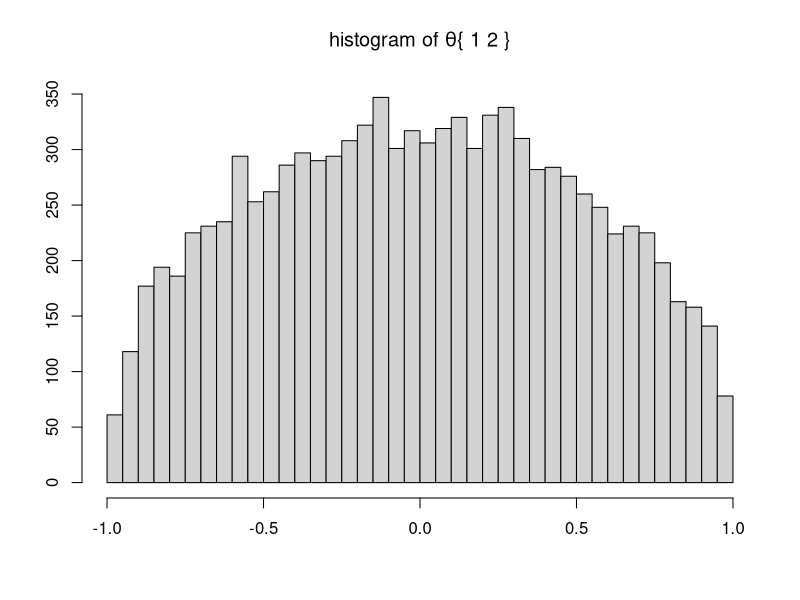
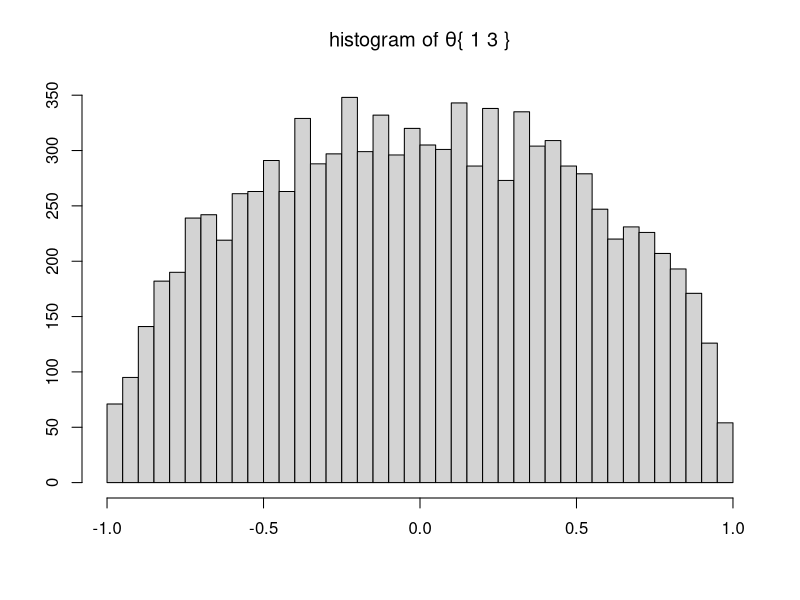
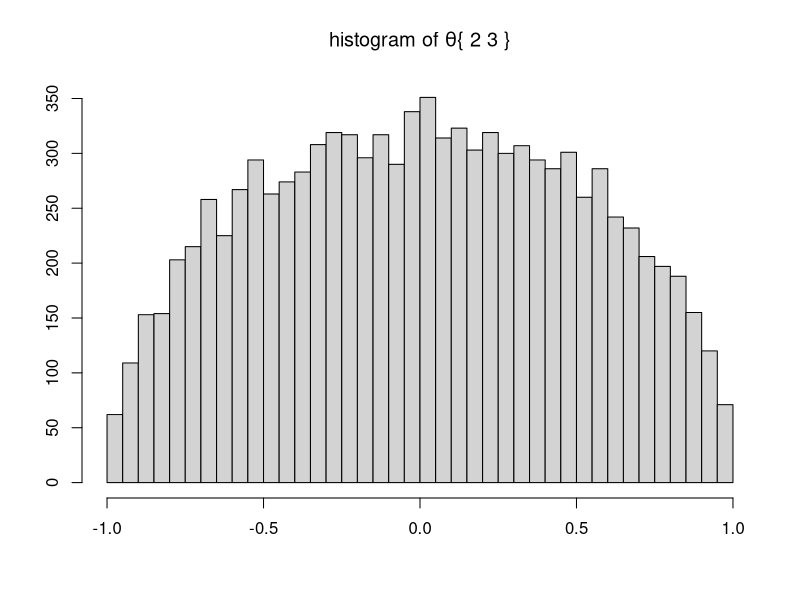
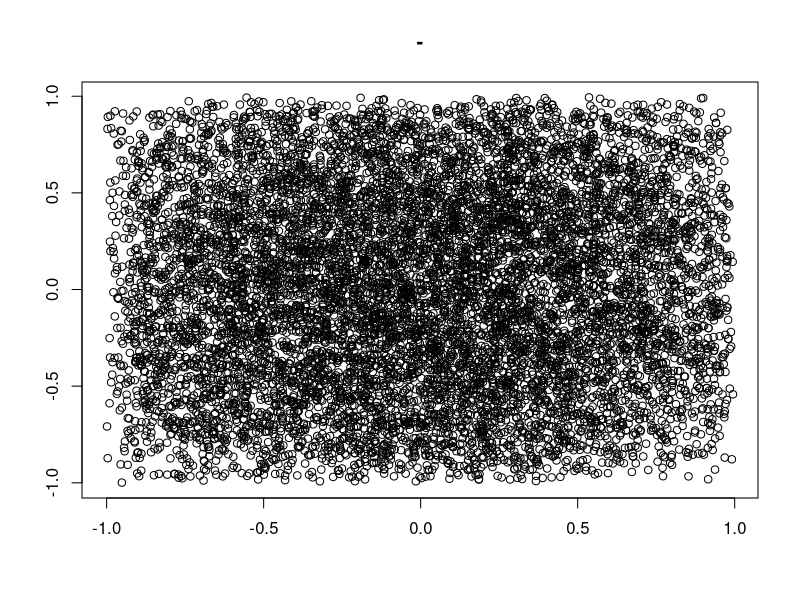
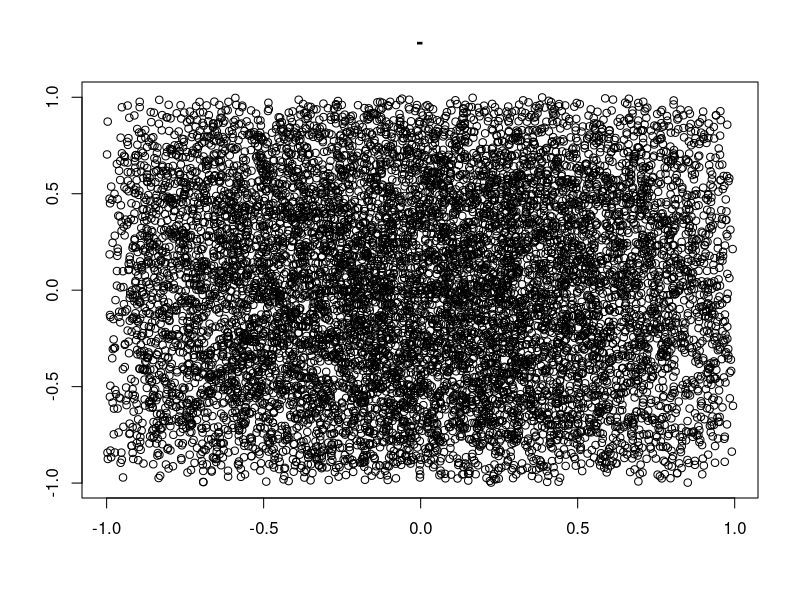
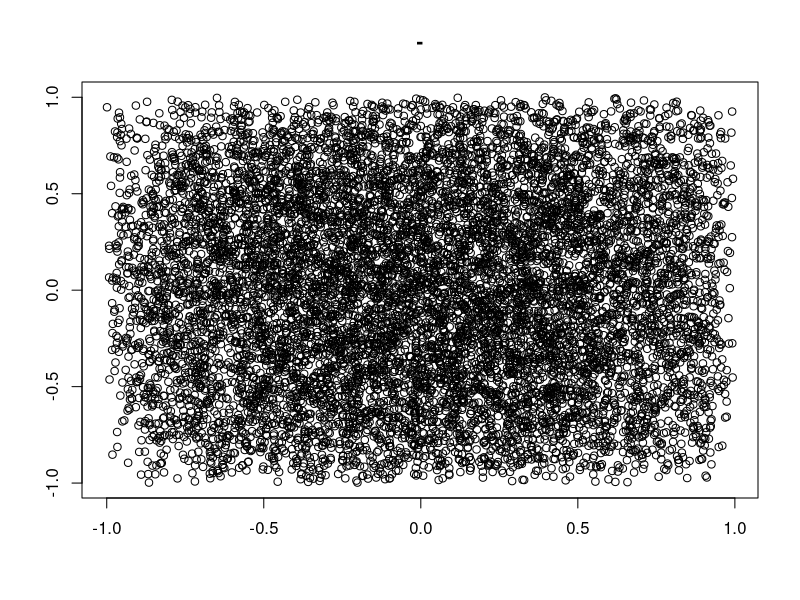

Reproduce these figures in R, in order.
#' This script shows how a jointly uniform prior on the correlations implies that the marginal distribution of 
#' each correlation is peaked around zero , as described in A. Meucci,"Risk and Asset Allocation",Springer, 2005, 
#'  Chapter 7.
#'
#' @references
#' \url{http://symmys.com/node/170}
#' See Meucci's script for "S_CorrelationPriorUniform.m"
#
#' @author Xavier Valls \email{flamejat@@gmail.com}

##################################################################################################################
### Inputs
N = 3; # dimensionality of the problem
K = N * (N - 1) / 2;
J = 10000; # number of simulations

##################################################################################################################
### Compute correlations in all scenarios
CorrsAsTensor = array(0, dim = c(J,N,N) );
Eigs = NULL;
j = 1;

while( j < J )
{
    C = 2 * matrix( runif(K), 1, K ) - 1;
    Corr = diag( 1, N );
    k = 0;
    for( n in 1 : ( N - 1 ) )
    {
        for( m in ( n + 1 ) : N )
        {
            k = k + 1;
            Corr[ n, m ] = C[ k ];
            Corr[ m, n ] = Corr[ n, m ];
        }
    }
    E = eigen(Corr)$values;
    if( min(E) > 0 )
    {
        CorrsAsTensor[ j, , ] = Corr;
        j = j + 1;
    }
    Eigs = rbind(Eigs, t(E) );
}

#####################################################################################################################
### Reassemble results in an entry-wise structure that runs on the upper triangular portion of the correlation
CorrsAsEntries = NULL;
for( n in 1 : (N-1) )
{
    for( m in (n + 1) : N )
    {
        el = list( Values = CorrsAsTensor[ , n, m ], Names =  paste("{", n, m,"}"));
              #  CorrsAsEntries[ k ]$Names  = ["\theta_{") num2str(n) num2str(m) "}"];
        CorrsAsEntries = rbind( CorrsAsEntries, el )
    }
}
#####################################################################################################################
### Plots
# univariate marginals
K = nrow( CorrsAsEntries );
Nbins = round( 5 * log( J ) );
for( k in 1 : K )
{
    dev.new();
    hist(CorrsAsEntries[ k, ]$Values, Nbins, xlab = "", ylab = "", main = bquote( paste("histogram of ", theta, .(CorrsAsEntries[k,]$Names))));
}

# bivariate marginals
for( k in 1 : (K-1) )
{
    for( j in (k + 1) : K )
    {
        dev.new();
        plot(CorrsAsEntries[k, ]$Values,CorrsAsEntries[j, ]$Values, xlab = "", ylab = "",
         main = paste( CorrsAsEntries[ k ]$Names, ' - ', CorrsAsEntries[ j ]$Names ));
    }
}
